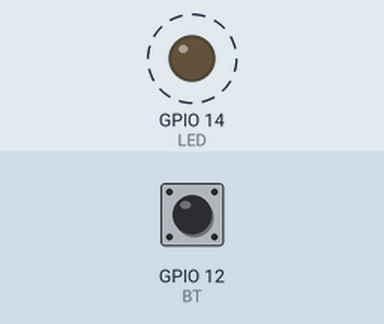
This program was run on a simulated ESP32. Shown: output pins drawn as LEDs (lit = HIGH). Dashed ring = blinking. The test bench sets the inputs (shaded band); at power-on: GPIO 12 (BT) HIGH. What the program prints to the serial monitor is not drawn.

Above: at 1.2 s.
1.3 s: GPIO 12 (BT) pulled LOW for 0.15 s
Timing chart, 0 to 10.4 s (numbered marks = the images above; inputs shaded):
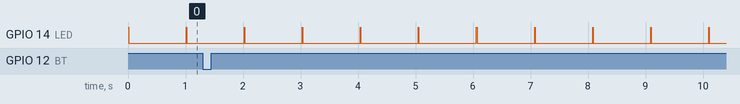

Measured:
- by itself, GPIO 14 (LED): alternates HIGH for 0.01 s and LOW for 1.0 s

The program:

main.cpp
```cpp
#include <Arduino.h>

/* Incluindo FreeRtos */
#include <freertos/FreeRTOS.h>
#include <freertos/task.h>
#include <freertos/queue.h>
#include <freertos/semphr.h>

#define LED 14
#define BT 12

SemaphoreHandle_t xSemaphore;
TaskHandle_t xBtHandle;

void vTaskBt(void *pvParameters);
void SerialPlotInt(const String &nome, int valor);
void fatalError(String text);
void interruptionBt();

void setup() {
  Serial.begin(115200);
  pinMode(LED, OUTPUT);
  pinMode(BT, INPUT_PULLUP);

  attachInterrupt(digitalPinToInterrupt(BT), interruptionBt, FALLING);

  xSemaphore = xSemaphoreCreateCounting(255,0);
  if(xSemaphore == NULL){
    fatalError("Não foi possivel iniciar a fila principal");
  }
  xTaskCreate(vTaskBt, "TaskBT", configMINIMAL_STACK_SIZE, NULL, 1, &xBtHandle);
}

void loop() {
  digitalWrite(LED, HIGH);
  vTaskDelay(pdMS_TO_TICKS(10));
  digitalWrite(LED, LOW);
  vTaskDelay(pdMS_TO_TICKS(1000));
}

void vTaskBt(void *pvParameters){
  BaseType_t val;
  while (true){
    xSemaphoreTake(xSemaphore,portMAX_DELAY);
    Serial.print("vTaskBt: ");
    val = uxSemaphoreGetCount(xSemaphore);
    Serial.println(val);
    delay(500);
  }

}

void interruptionBt(){
  BaseType_t HighPriorityTask = pdTRUE;

  xSemaphoreGiveFromISR(xSemaphore,&HighPriorityTask);

}

/* Tratamento de erro - Apenas informar ao operador o erro */
void fatalError(String text){
  while(true){
    Serial.println(text);
    delay(500);/* Delay para dar tempo de chamar a interrupção multiplas vezes*/
  }
}

/* Formata comunicação serial com o Teleplot*/
void SerialPlotInt(const String &nome, int valor){
  Serial.print(">" + nome + ": ");
  Serial.println(valor);
}
```
